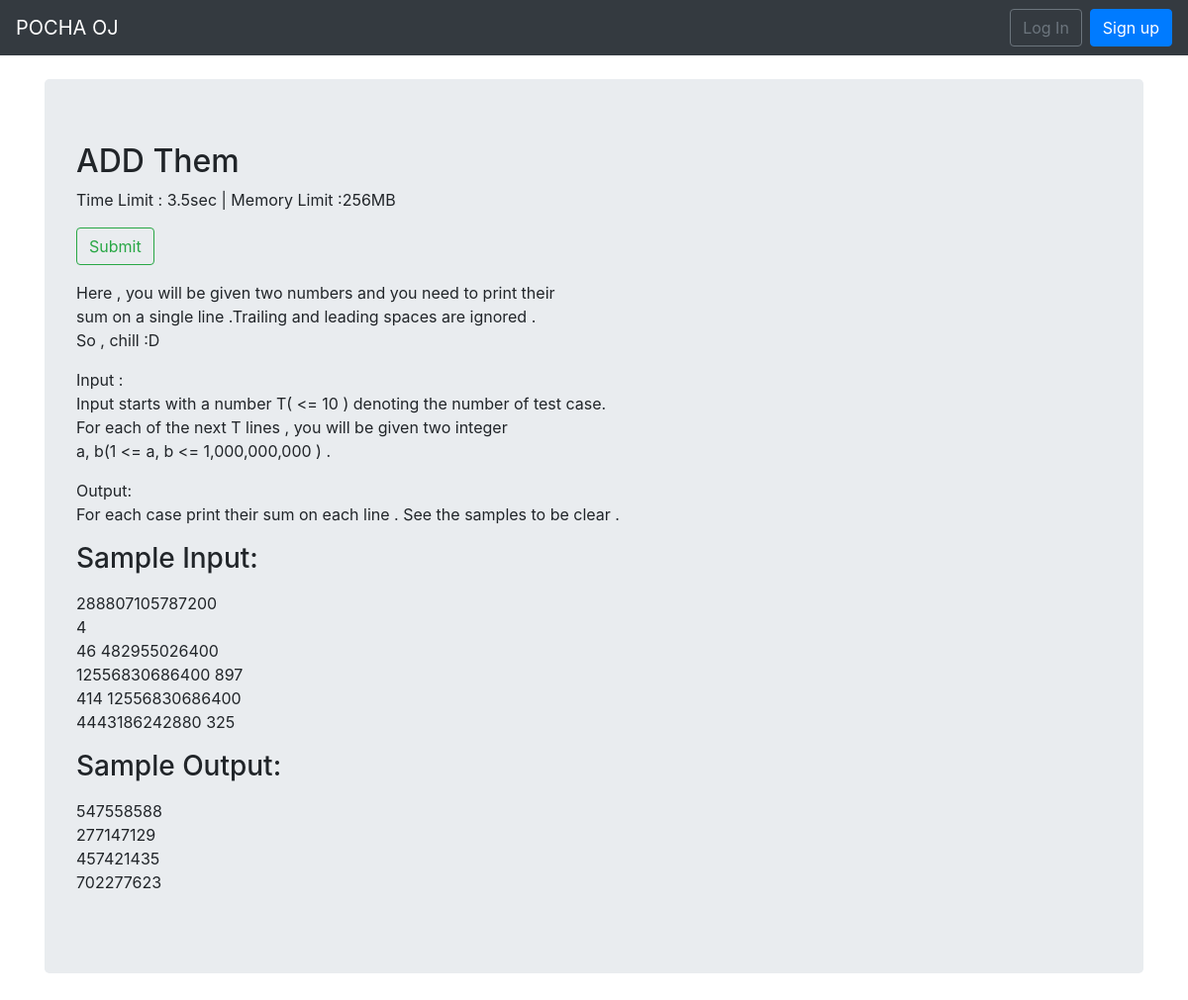
The app's page /problem/1/detail/, older data.
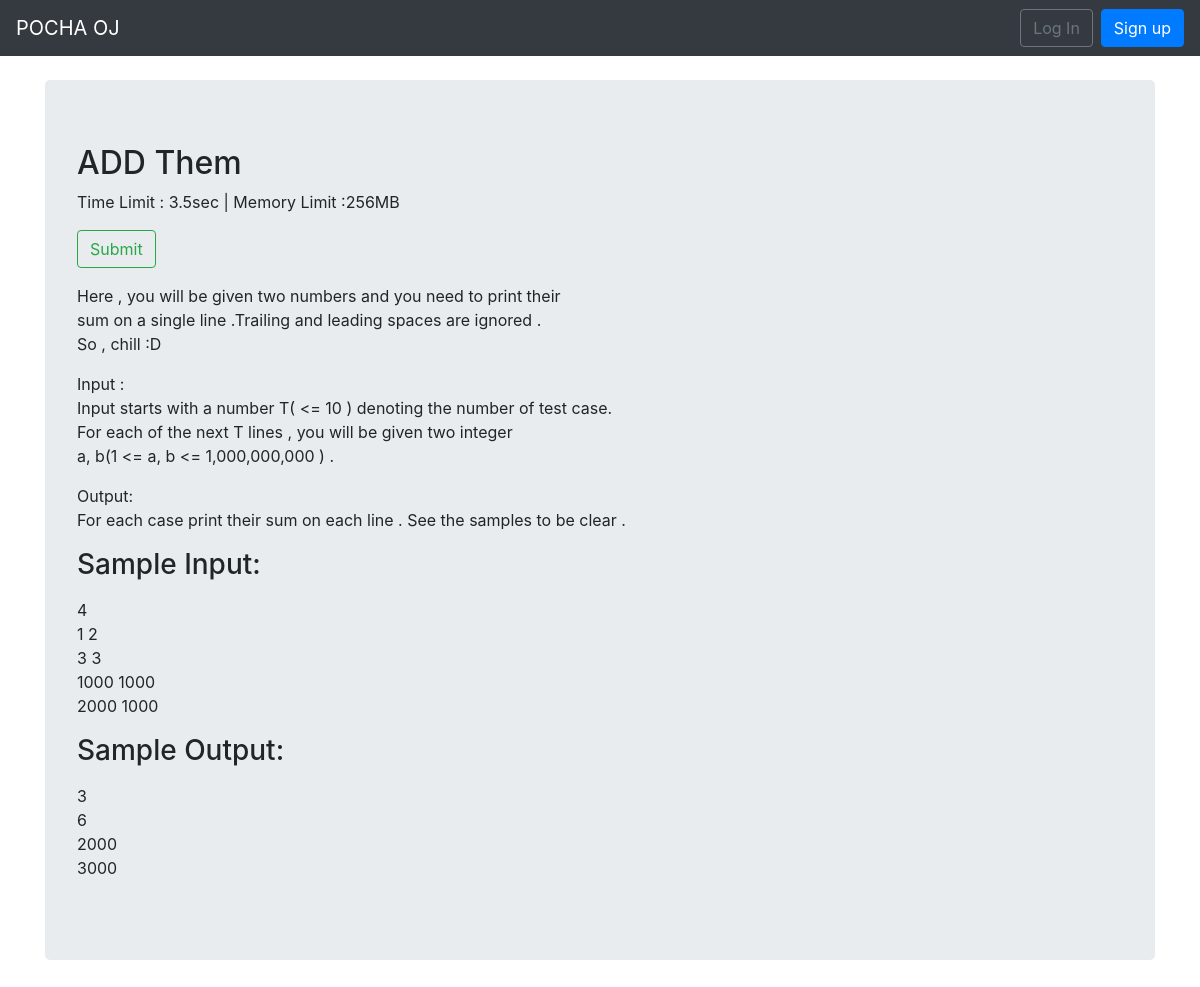
The same page, newer data.
### problem/models.py (models this page shows, shortened)
class TestCase(models.Model):
    problem = models.ForeignKey(Problem, related_name = 'testcases',on_delete = models.CASCADE)
    case_input = models.TextField(blank=False,null = False)
    expected_output = models.TextField(blank=False,null=False)
    is_sample = models.BooleanField(default=False)

### problem/views.py (the view)
# urls.py: path('<int:pk>/detail/',views.ProblemDetailView.as_view(),name='problem_detail'),
class ProblemDetailView(DetailView):
    model = models.Problem
    template_name = 'problem/problem_detail.html'
    def get_context_data(self, **kwargs):
        context = super().get_context_data(**kwargs)
        context['sample_test_cases'] = self.object.testcases.filter(is_sample=True).all()
        return context

### problem/templates/problem/problem_detail.html (shortened to what this page needs)
{% extends "base.html" %}
{% block content %}
    <div class='jumbotron'>
        <div class='problem-header'>
            <h2>{{problem.title}}</h2>
            <p>Time Limit : {{problem.time_limit}}sec | Memory Limit :{{problem.memory_limit}}MB</p>
            <a href="{% url 'problem:submit' pid=problem.pk %}" class="btn btn-outline-success" role="button">Submit</a>
            <div class='problem-statement'>
                <p>{{problem.statement|escape|linebreaks}}</p>
            </div>
            {% for case in sample_test_cases %}
                <div class='sample-input-output'>
                    <h3>Sample Input:</h3>
                    <p>{{case.case_input|escape|linebreaks}}</p>
                    <h3>Sample Output:</h3>
                    <p>{{case.expected_output|escape|linebreaks}}</p>
                </div>
            {% endfor %}
        </div>
    </div>
{% endblock content %}

Row changes from the older to the newer data that the page shows:
removed TestCase: case_input "288807105787200 4 46 482955026400 12556830686400 897 414 12556830686400 4443186242880 325", expected_output "547558588 277147129 457421435 702277623"
added TestCase: case_input "4 1 2 3 3 1000 1000 2000 1000", expected_output "3 6 2000 3000"
